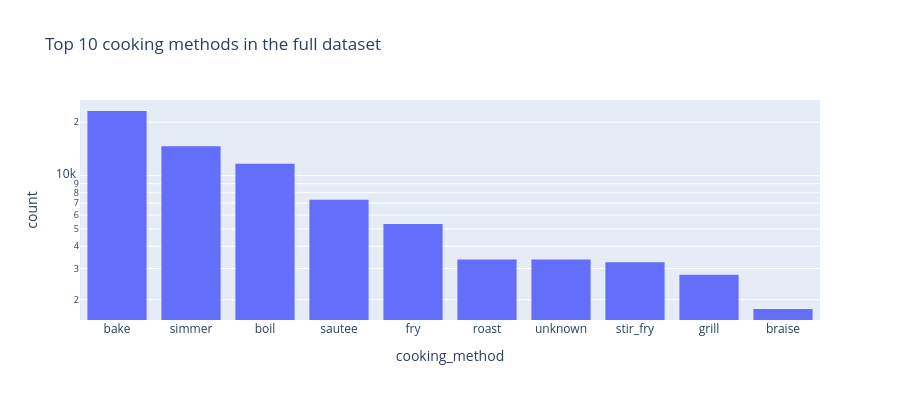

Notebook source saved alongside this figure:
### Markdown cell above
Then we look at the label distribution of a category before any filtering step

### Code cell
fig = px.histogram(
    keep_n_labels(recipe_df,'cooking_method',True,10), 
    x='cooking_method',
    log_y=True,
    height=400,
    title='Top 10 cooking methods in the full dataset'
    )
fig.update_xaxes(categoryorder='total descending').show()

### Figure 1 — Plotly figure (JSON) as saved in the notebook; plotly's stock layout.template omitted (floating-point values rounded to 4 significant figures; data arrays with more than 128 entries replaced by an {"elided": "..."} marker saying what was removed)
{"data": [{"bingroup": "x", "hovertemplate": "cooking_method=%{x}<br>count=%{y}<extra></extra>", "legendgroup": "", "marker": {"color": "#636efa", "pattern": {"shape": ""}}, "name": "", "orientation": "v", "showlegend": false, "type": "histogram", "x": {"elided": "76587 str values"}, "xaxis": "x", "yaxis": "y"}], "layout": {"barmode": "relative", "height": 400, "legend": {"tracegroupgap": 0}, "title": {"text": "Top 10 cooking methods in the full dataset"}, "xaxis": {"anchor": "y", "categoryorder": "total descending", "domain": [0, 1], "title": {"text": "cooking_method"}}, "yaxis": {"anchor": "x", "domain": [0, 1], "title": {"text": "count"}, "type": "log"}}}
